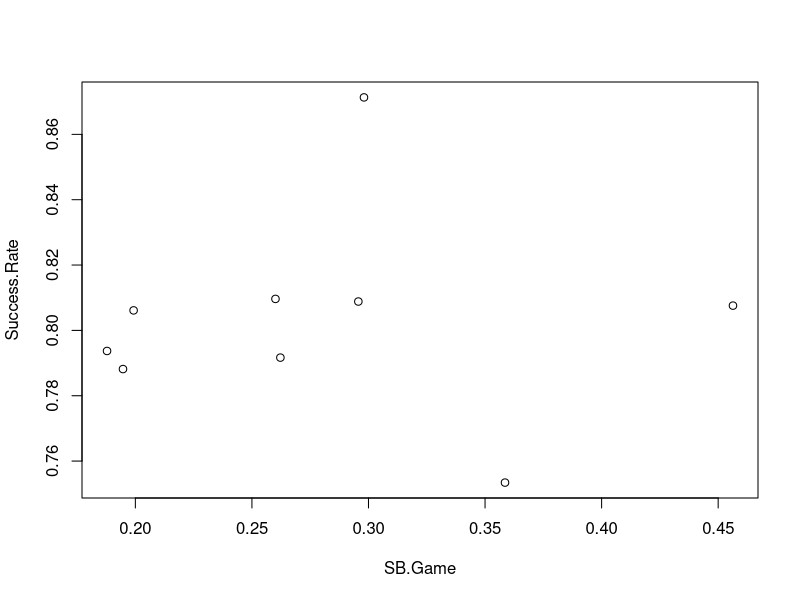

This chart was generated by the following R code:
players <- c("Henderson", "Brock", "Cobb", "Collins", "Carey", "Morgan", "Aparicio", "Molitor", "Alomar")
SB <- c(1406, 938, 897, 741, 738, 689, 506, 504, 474)
CS <- c(335, 307, 212, 195, 109, 162, 136, 131, 114)
G <- c(3081, 2616, 3034, 2826, 2476, 2649, 2599, 2683, 2379)

SB.Attempt <- SB + CS
Success.Rate <- SB / SB.Attempt
SB.Game <- SB / G

png(filename="./chapter-2/output/exercise-1e.png")
plot(SB.Game, Success.Rate)
dev.off()